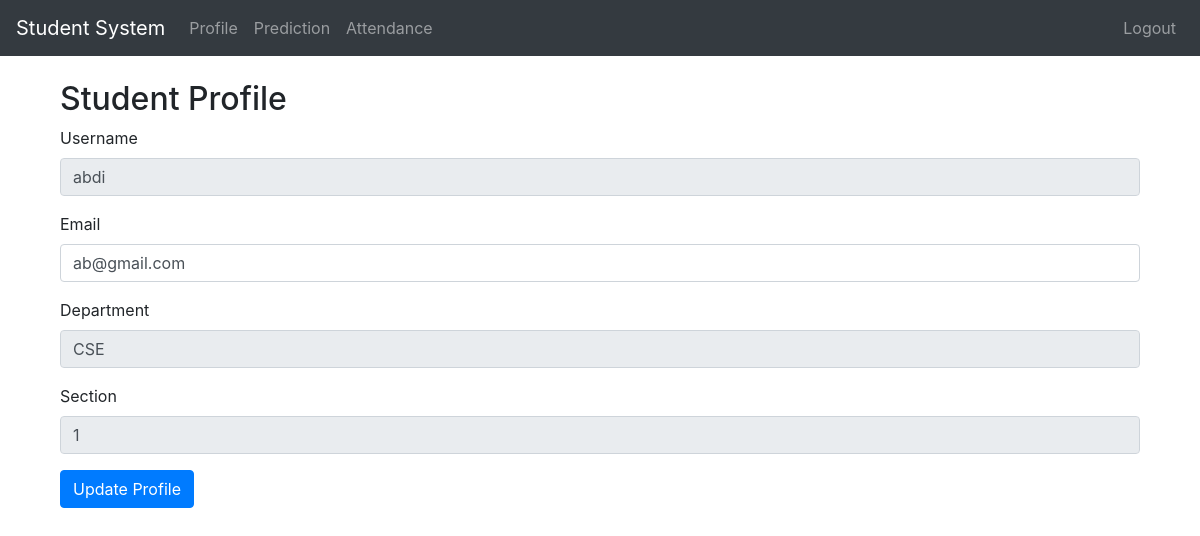
The app's page /profile (signed in) with its own data.
### app.py (models this page shows)
class User(db.Model):
    __tablename__ = 'users'
    id = db.Column(db.Integer, primary_key=True)
    username = db.Column(db.String(80), unique=True, nullable=False)
    email         = db.Column(db.String(120),unique=True, nullable=False)
    password_hash = db.Column(db.String(128),nullable=False)
    role          = db.Column(db.String(20), nullable=False)
    is_active     = db.Column(db.Boolean,    default=False)
    department    = db.Column(db.String(100), nullable=True)
    section       = db.Column(db.String(50),  nullable=True)

### app.py (the view)
@app.route('/profile')
@login_required # any logged-in user
def profile():
    user = User.query.get(session['user_id'])
    return render_template('profile.html', user=user)

### app.py (called while the page is built)
def login_required(f):
    @wraps(f)
    def decorated_function(*args, **kwargs):
        if 'user_id' not in session:
            flash('Please login to access this page.', 'danger')
            return redirect(url_for('login'))
        return f(*args, **kwargs)
    return decorated_function

### templates/profile.html (shortened to what this page needs)
{% extends "base.html" %}
{% block content %}
<div class="container mt-4">
    <h2>Student Profile</h2>
    <form method="POST">
        <div class="form-group">
            <label>Username</label>
            <input type="text" class="form-control" value="{{ user.username }}" readonly>
        </div>
        <div class="form-group">
            <label>Email</label>
            <input type="email" name="email" class="form-control" value="{{ user.email }}" required>
        </div>
        <div class="form-group">
            <label>Department</label>
            <input type="text" class="form-control" value="{{ user.department }}" readonly>
        </div>
        <div class="form-group">
            <label>Section</label>
            <input type="text" class="form-control" value="{{ user.section }}" readonly>
        </div>
        <button type="submit" class="btn btn-primary">Update Profile</button>
    </form>
</div>
{% endblock %}

### records on screen
User: username "abdi", email "ab@gmail.com", department "CSE", section "1"
